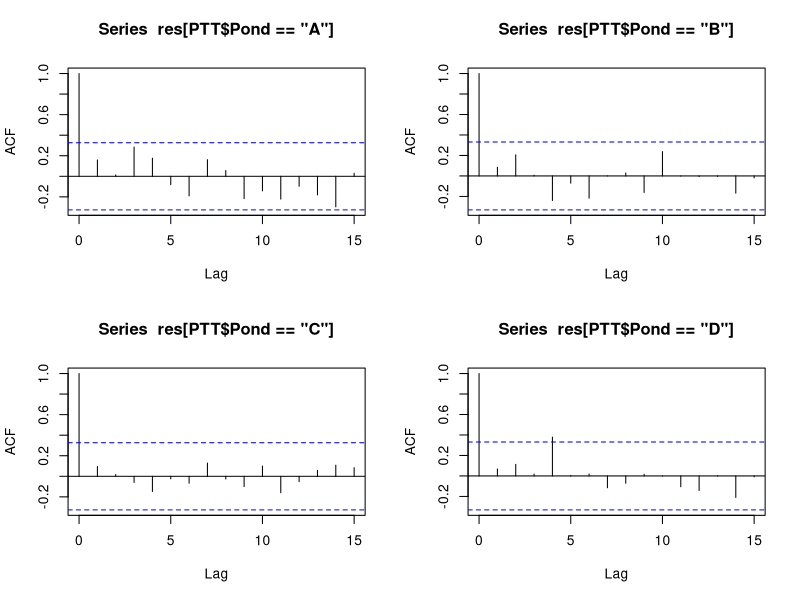
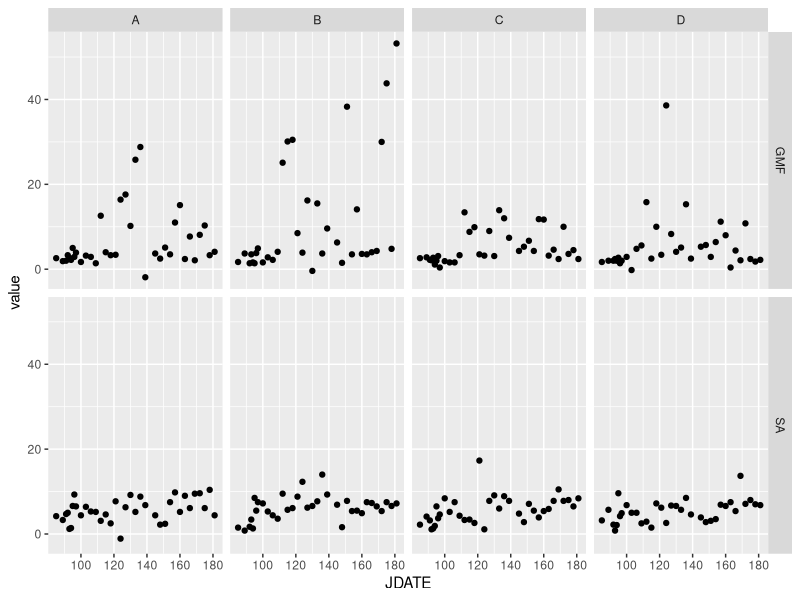
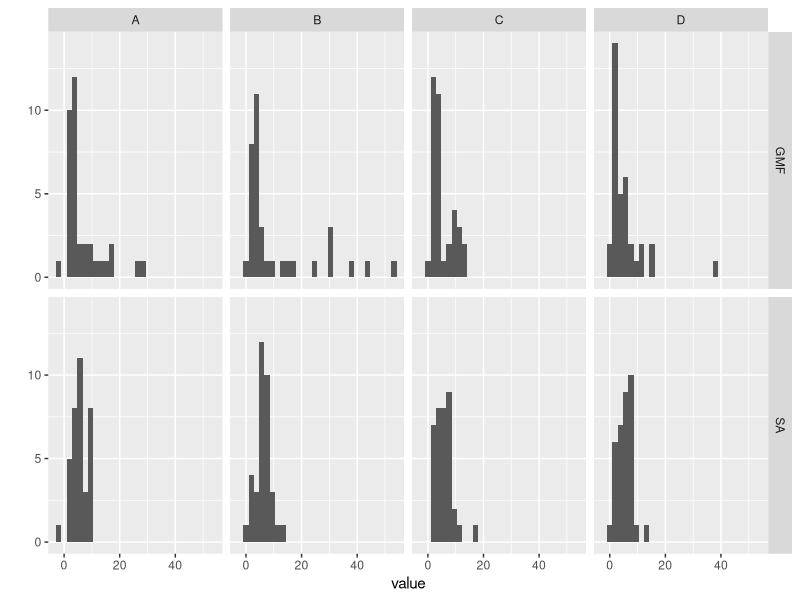
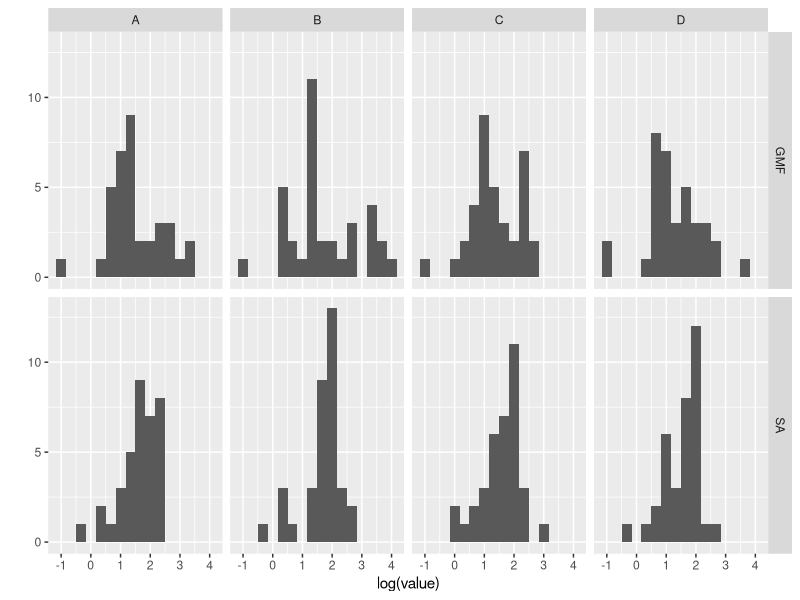

These figures' R source, in order: (Note: this script raises an error after producing the figures.)
#Running a paired two-tailed t-test
PTT<- read.csv("PairedTTest.csv")
head(PTT)
PTT$Diff=PTT$GMF-PTT$SA
head(PTT)

#Remove all NA columns

t.test(PTT$GMF, PTT$SA, paired=TRUE)
#t = 1.7984, df = 141, p-value = 0.07425, paired t-test = not significant

library(reshape2)
PTT <- na.omit(PTT)
PTT.m <- melt(PTT, id.vars=c("JDATE", "Pond"), measure.vars = c("GMF", "SA"))
m <- lm(value ~ Pond + variable*JDATE, data=PTT.m)
m.diff <- lm(Diff ~ Pond + JDATE, data=PTT)
summary(m)
summary(m.diff)
res <- residuals(m.diff)
par(mfrow=c(2,2))
acf(res[PTT$Pond=="A"])
acf(res[PTT$Pond=="B"])
acf(res[PTT$Pond=="C"])
acf(res[PTT$Pond=="D"])
par(mfrow=c(1,1))

library(ggplot2)

qplot(JDATE, value, geom="point", data=PTT.m, facets=variable~Pond)
qplot(value, geom="histogram", data=PTT.m, facets=variable~Pond)
#If we (1) replace the negative and low values with the lowest detected value for each method respectively and then log the values, we can compare methods and do a paired t-test that way... 
#We can also view histograms of the vaues for each pond by each method
smurf <- PTT
smurf$GMF <- pmax(smurf$GMF, 0.4)
smurf$SA  <- pmax(smurf$SA, 0.8)
smurf <- melt(smurf, id.vars=c("JDATE", "Pond"), measure.vars = c("GMF", "SA"))
qplot(log(value), geom="histogram", data=smurf, facets=variable~Pond, binwidth=1/3)
##Here's the t-test
t.test(value~variable, paired = TRUE, data=smurf)

## Summary stats in real
library(plyr)
ddply(smurf, .(variable), summarize,  Mean=mean(value), StDev=sd(value))
#Summary stats in log
ddply(smurf, .(variable), summarize,  Mean=mean(log(value)), StDev=sd(log(value)), Median = median(log(value)))
